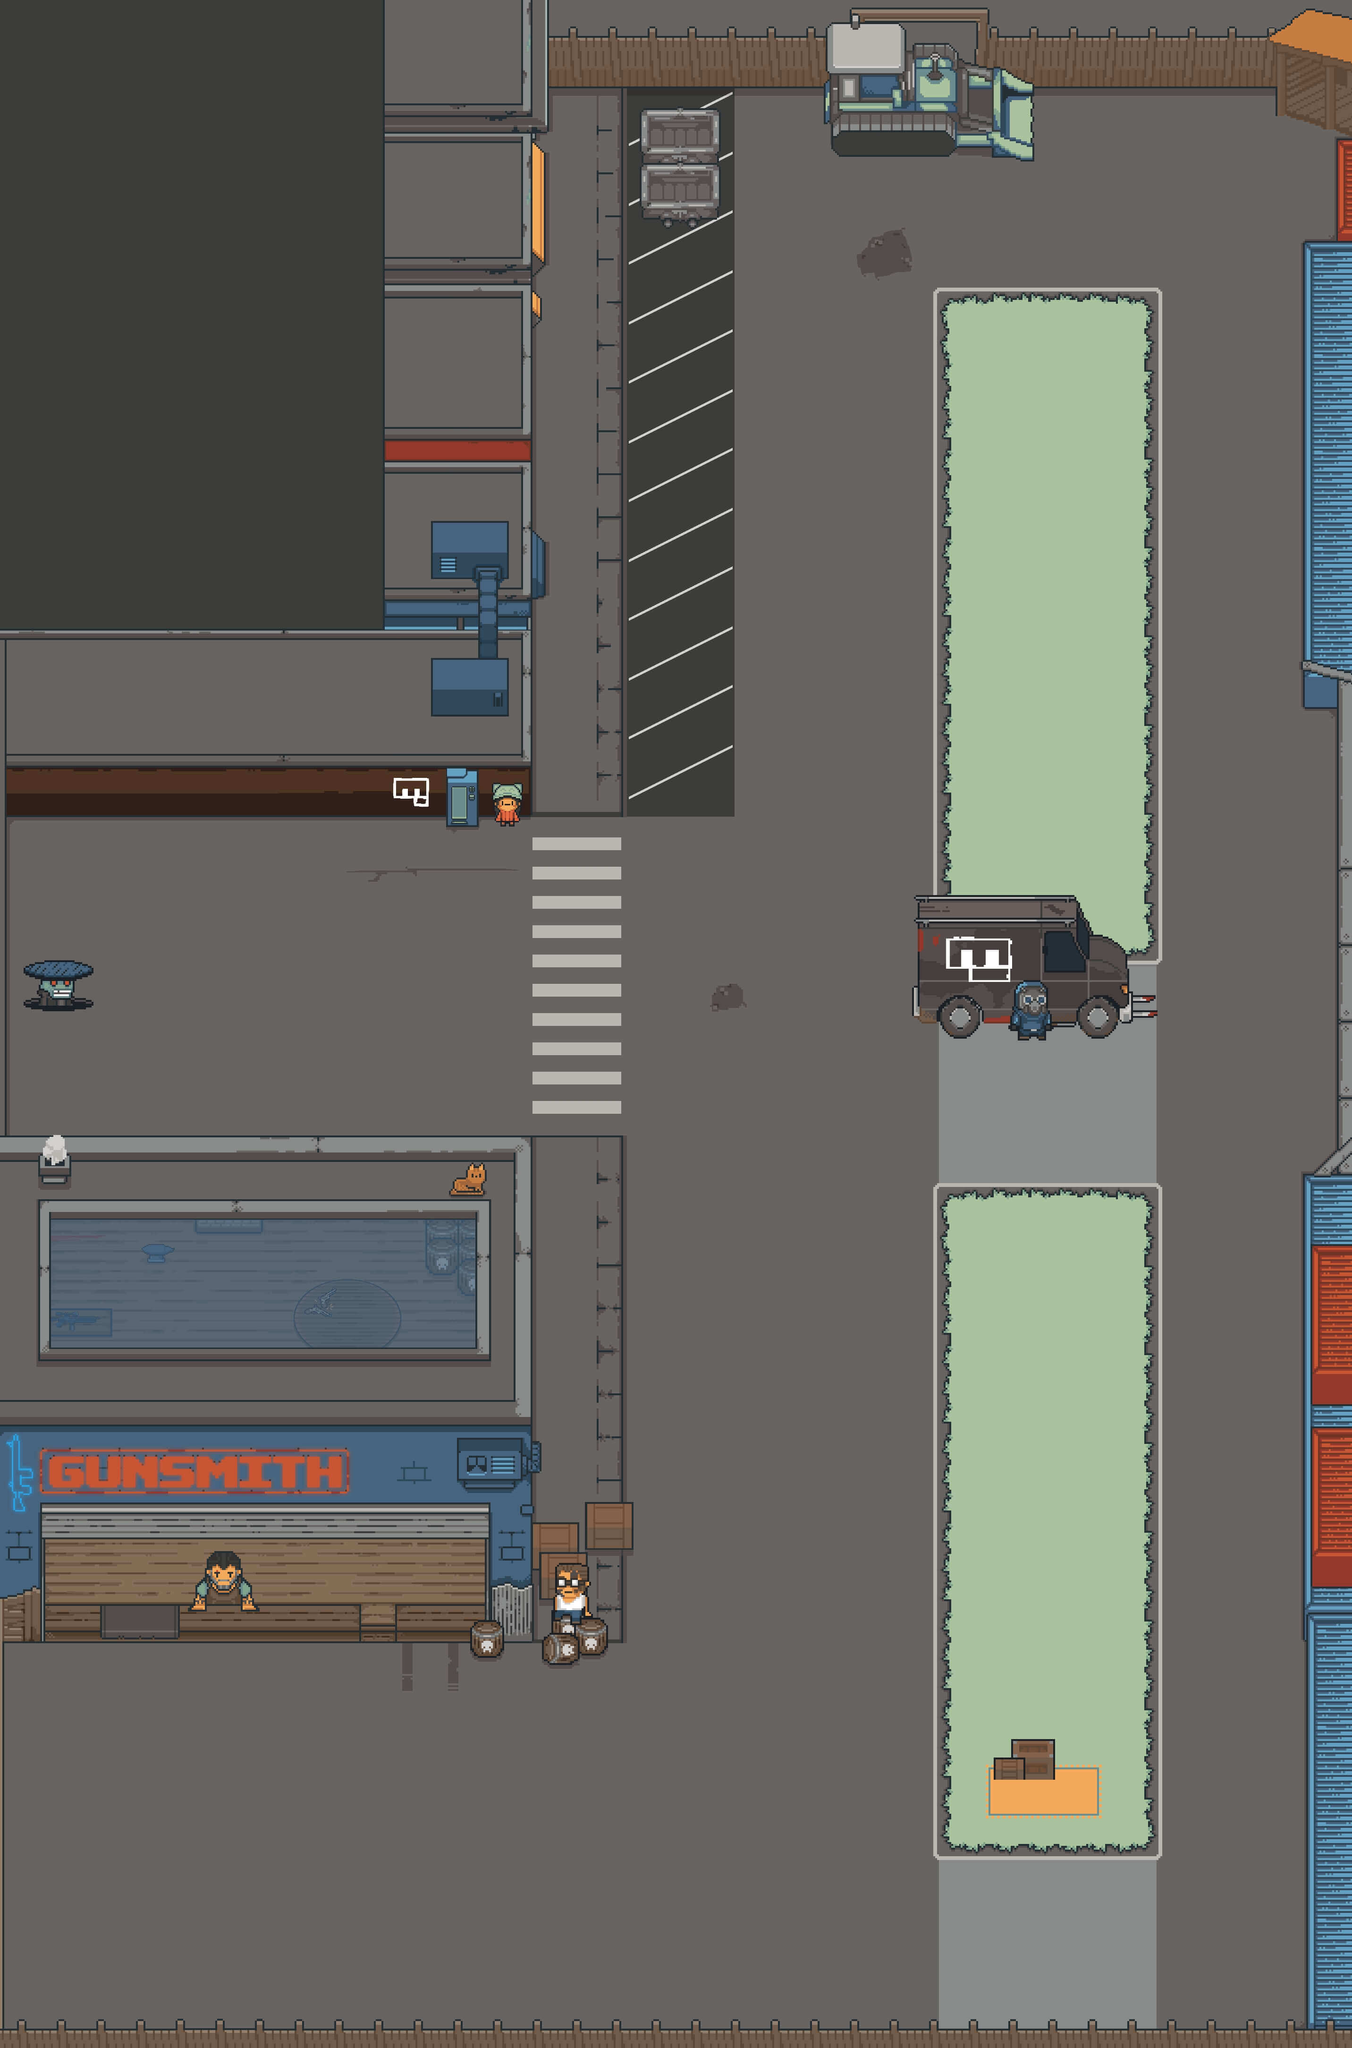

Below is a game level as drawn by its tile map, then a one-line description and the .tmx that defines it (tile-layer data replaced by summaries):
An orthogonal 179x271 tile map with 16x16 px tiles, 1 tile layer (Tile Layer 1).

<map version="1.10" tiledversion="1.11.0" orientation="orthogonal" renderorder="right-down" width="179" height="271" tilewidth="16" tileheight="16" infinite="0" nextlayerid="2" nextobjectid="1">
 <tileset firstgid="1" name="base1" tilewidth="16" tileheight="16" tilecount="48509" columns="179">
  <image source="base1.jpg" width="2872" height="4336" />
 </tileset>
 <layer id="1" name="Tile Layer 1" width="179" height="271">
  <data>[48509 cells, 48509 non-empty, 48509 distinct tile ids]</data>
 </layer>
</map>